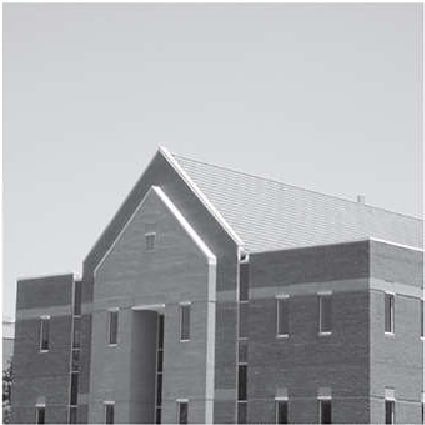
#> input picture Exercise4/4.jpg, 425 x 425 px, found by its file name
$ python exercise4.py
#> lines starting #> are read from the running program, lines starting #| are printed output that depends on the picture
import numpy as np
from scipy import misc
from scipy import fftpack
import matplotlib.pyplot as plt
from PIL import Image,ImageDraw,ImageOps,ImageFilter
from pylab import figure, title, imshow, hist, grid,show

im=Image.open("E:\\openCv\\Computer-vision-\\Exercise4\\4.jpg").convert('L')
img=np.array(im)
h,w = img.shape
#> h = 425; w = 425

kernel=np.array([[-1,0,1],[-2,0,2],[-1,0,1]])


sz = (img.shape[0] - kernel.shape[0], img.shape[1] - kernel.shape[1])  # total
#> sz = (422, 422)

kernel = np.pad(kernel, (((sz[0]+1)//2, sz[0]//2), ((sz[1]+1)//2, sz[1]//2)),
'constant')
print(kernel)
#> (printed output is left out)
kernel = fftpack.ifftshift(kernel)
print(kernel)
#> (printed output is left out)
filtered = np.real(fftpack.ifft2(fftpack.fft2(img) *
fftpack.fft2(kernel)))+np.imag(fftpack.ifft2(fftpack.fft2(img) *
fftpack.fft2(kernel)))
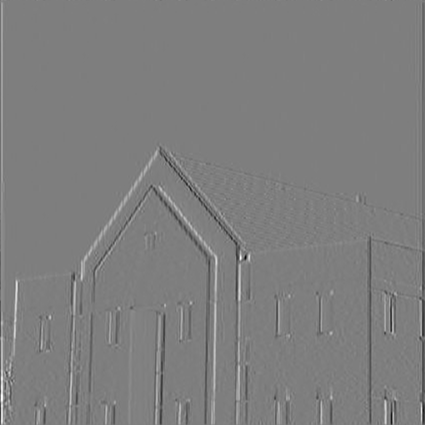
#> filtered: shape (425, 425) float64; min -731, max 741, mean 0; drawn with min black and max white
filtered=np.maximum(0,np.minimum(filtered,255))
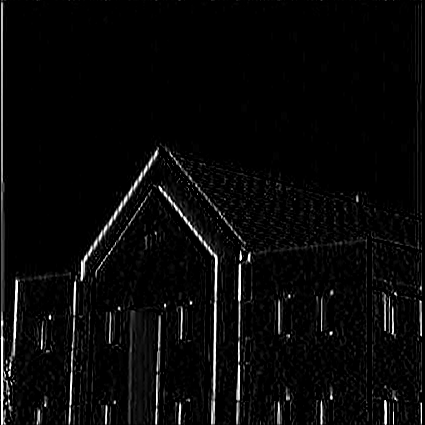
#> filtered: shape (425, 425) float64; min 0, max 255, mean 9
im2=Image.open("E:\\openCv\\Computer-vision-\\Exercise4\\4.jpg").convert('L')

u=im2.filter(ImageFilter.Kernel((3,3), [-1,0,1,-2,0,2,-1,0,1],
scale=1, offset=0))
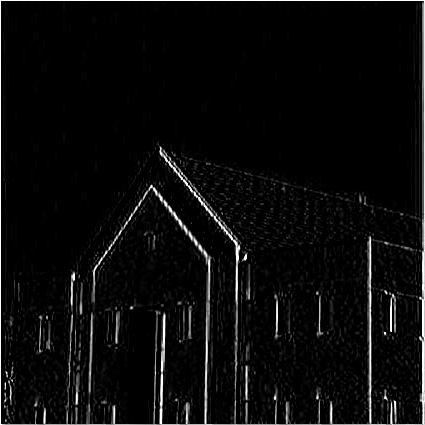
#> u: PIL image 425x425 L; min 0, max 255, mean 10.8

fig2=figure()

ax1 = fig2.add_subplot(221)
ax2 = fig2.add_subplot(222)
ax3 = fig2.add_subplot(223)

ax1.title.set_text('Original Image')
ax2.title.set_text('After convolving in freq domain')
ax3.title.set_text('imagefilter conv')
ax1.imshow(img,cmap='gray')
ax2.imshow(filtered,cmap='gray')
ax3.imshow(np.array(u),cmap='gray')

show()
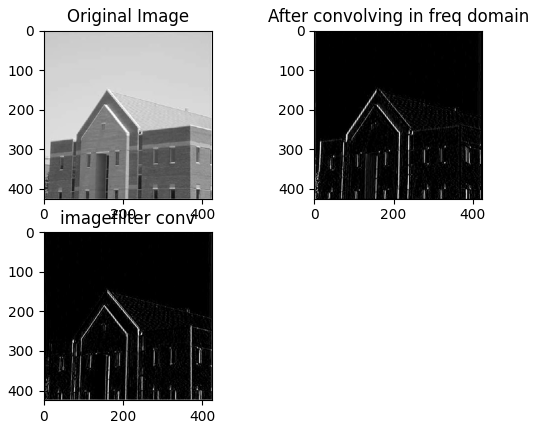
#> figure drawn by matplotlib, 3 panels
